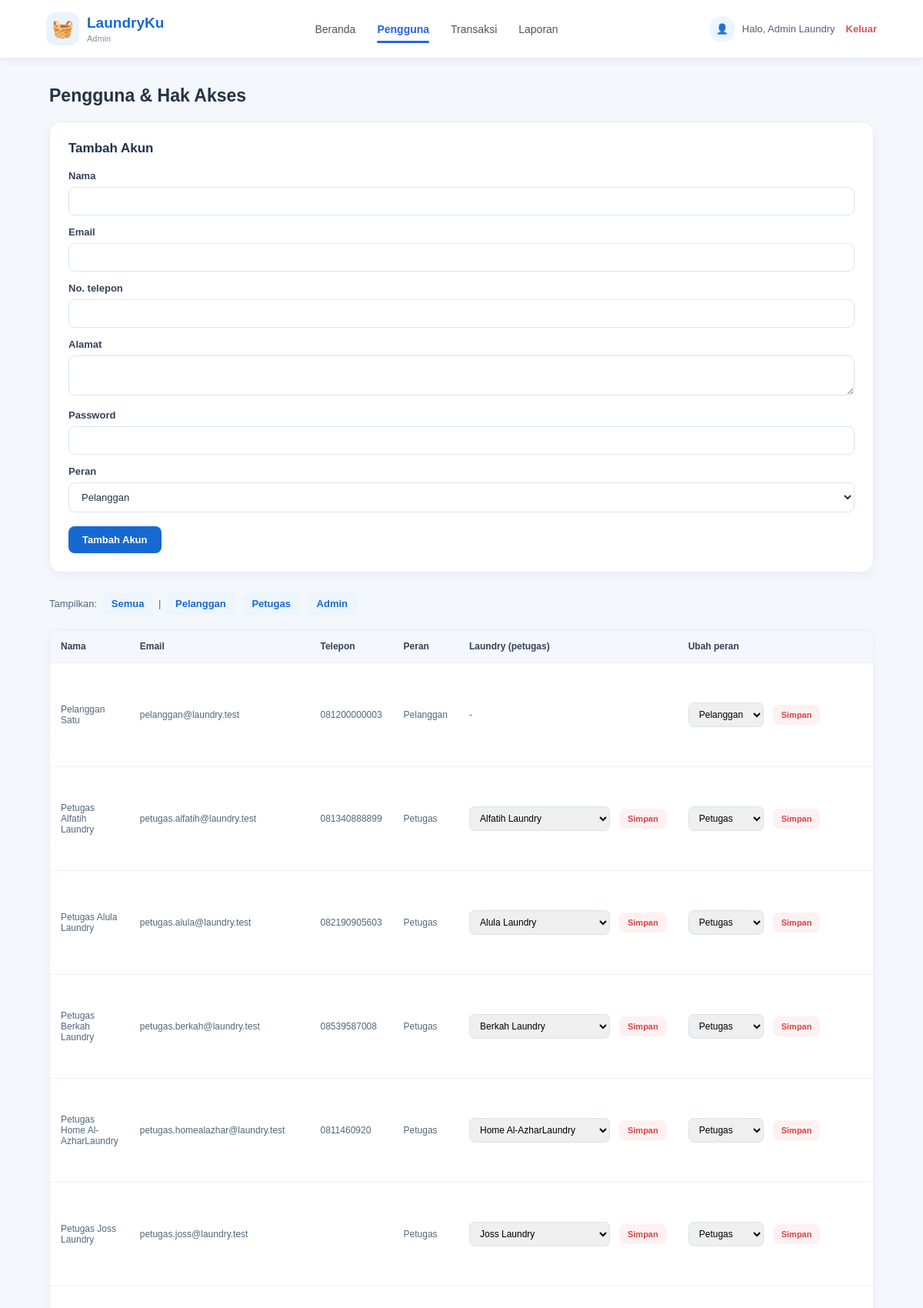
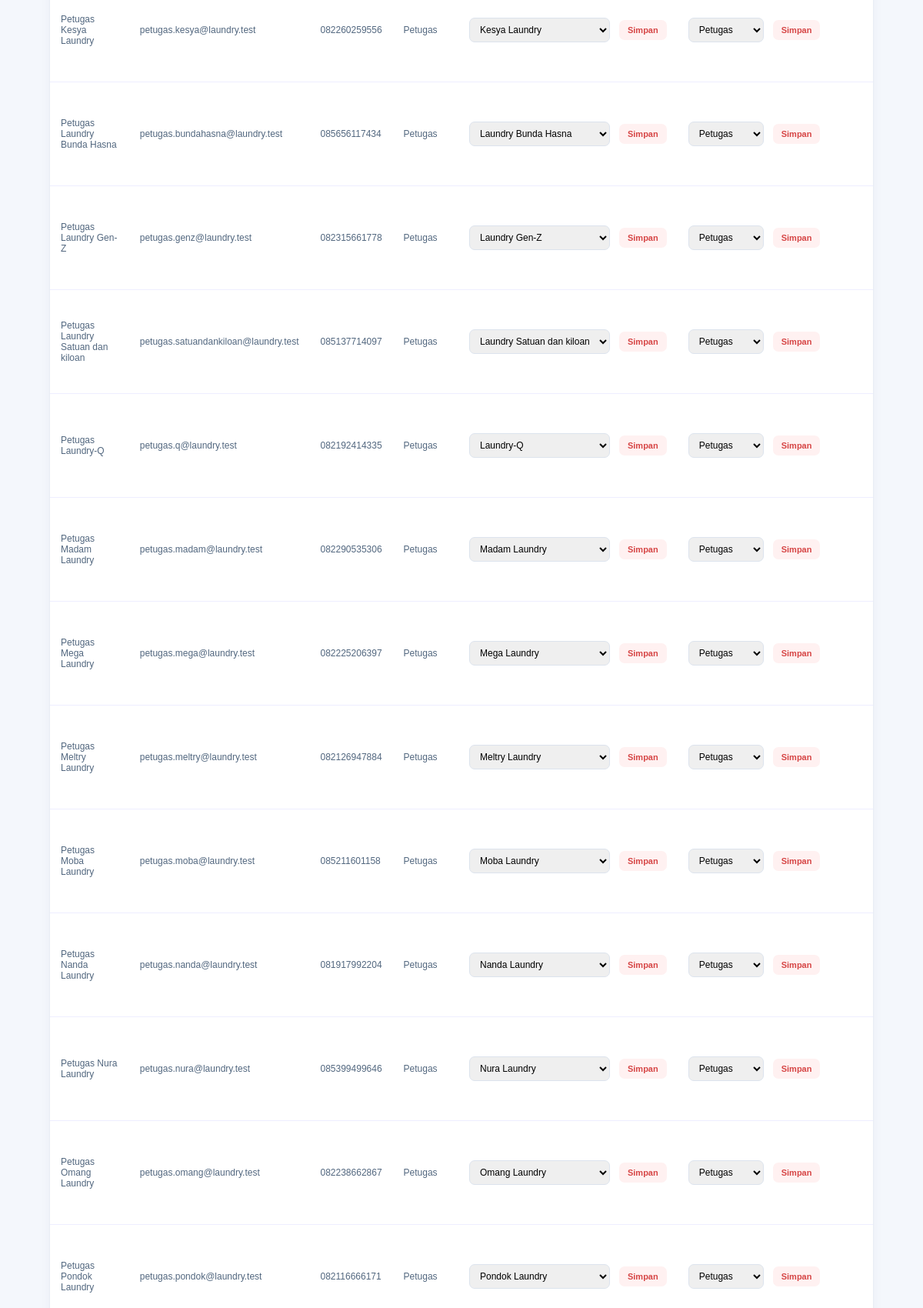
Screenshot of /admin/pengguna.php (signed in, upper part) with the database file from the repository (2 pictures, top to bottom).
### tables this page shows
CREATE TABLE tb_pengguna (
  id_pengguna INT(11) AUTO_INCREMENT PRIMARY KEY,
  nama VARCHAR(100) NOT NULL,
  email VARCHAR(100) NOT NULL UNIQUE,
  password VARCHAR(255) NOT NULL,
  no_telepon VARCHAR(15),
  alamat TEXT,
  role ENUM('pelanggan','petugas','admin') NOT NULL DEFAULT 'pelanggan',
  id_laundry INT(11) NULL COMMENT 'khusus petugas: laundry tempat bertugas',
  foto_profil VARCHAR(255) NULL,
  created_at DATETIME DEFAULT CURRENT_TIMESTAMP
);

CREATE TABLE tb_laundry (
  id_laundry INT(11) AUTO_INCREMENT PRIMARY KEY,
  nama_laundry VARCHAR(100) NOT NULL,
  latitude DECIMAL(10,6) NOT NULL,
  longitude DECIMAL(10,6) NOT NULL,
  alamat VARCHAR(255) NULL,
  kontak VARCHAR(100) NULL,
  jenis_layanan TEXT NULL,
  jam_operasional VARCHAR(100) NULL,
  keterangan TEXT NULL,
  foto_laundry VARCHAR(255) NULL,
  wilayah VARCHAR(50) NULL,
  INDEX idx_nama (nama_laundry)
);

### config/koneksi.php (called while the page is built, shortened)
<?php
function e($s) { return htmlspecialchars((string)$s, ENT_QUOTES, 'UTF-8'); }

### admin/pengguna.php (the view, shortened to what this page needs)
<?php
require_once __DIR__ . '/../config/auth.php';
$roles = ['pelanggan', 'petugas', 'admin'];
$saya = (int)$_SESSION['id_pengguna'];
$daftar_laundry = mysqli_fetch_all(mysqli_query($conn, 'SELECT id_laundry, nama_laundry FROM tb_laundry ORDER BY nama_laundry'), MYSQLI_ASSOC);
$filter = $_GET['role'] ?? '';
if (in_array($filter, $roles, true)) {
    $q = mysqli_prepare($conn, 'SELECT * FROM tb_pengguna WHERE role = ? ORDER BY role, nama');
    mysqli_stmt_bind_param($q, 's', $filter);
    mysqli_stmt_execute($q);
    $daftar = mysqli_stmt_get_result($q);
} else {
    $daftar = mysqli_query($conn, 'SELECT * FROM tb_pengguna ORDER BY role, nama');
}
require __DIR__ . '/_header.php';
?>
<div class="admin-user-page">
<h2>Pengguna &amp; Hak Akses</h2>
<form method="post" class="panel">
  <h3>Tambah Akun</h3>
  <label>Nama</label><input name="nama" required>
  <label>Email</label><input type="email" name="email" required>
  <label>No. telepon</label><input name="no_telepon" maxlength="15">
  <label>Alamat</label><textarea name="alamat" rows="2"></textarea>
  <label>Password</label><input type="password" name="password" required minlength="6">
  <label>Peran</label>
  <select name="role"><?php foreach ($roles as $r): ?><option value="<?= $r ?>"><?= ucfirst($r) ?></option><?php endforeach; ?></select>
  <button type="submit">Tambah Akun</button>
</form>
<p>Tampilkan:
  <a href="pengguna.php">Semua</a> |
  <?php foreach ($roles as $r): ?><a href="pengguna.php?role=<?= $r ?>"><?= ucfirst($r) ?></a> <?php endforeach; ?>
</p>
<div class="tbl-wrap">
<table>
  <tr><th>Nama</th><th>Email</th><th>Telepon</th><th>Peran</th><th>Laundry (petugas)</th><th>Ubah peran</th><th>Aksi</th></tr>
  <?php while ($u = mysqli_fetch_assoc($daftar)): ?>
  <tr>
    <td><?= e($u['nama']) ?></td>
    <td><?= e($u['email']) ?></td>
    <td><?= e($u['no_telepon']) ?></td>
    <td><?= e(ucfirst($u['role'])) ?></td>
    <td>
      <?php if ($u['role'] === 'petugas'): ?>
      <form method="post" style="margin:0">
        <select name="id_laundry" style="width:auto">
          <?php foreach ($daftar_laundry as $lw): ?><option value="<?= (int)$lw['id_laundry'] ?>" <?= (int)$u['id_laundry'] === (int)$lw['id_laundry'] ? 'selected' : '' ?>><?= e($lw['nama_laundry']) ?></option><?php endforeach; ?>
        </select>
        <button type="submit" style="width:auto;margin:0 0 0 6px;padding:4px 10px">Simpan</button>
      </form>
      <?php else: ?>-<?php endif; ?>
    </td>
    <td>
      <?php if ((int)$u['id_pengguna'] === $saya): ?>(akun Anda)
      <?php else: ?>
      <form method="post" style="margin:0">
        <select name="role" style="width:auto"><?php foreach ($roles as $r): ?><option value="<?= $r ?>" <?= $u['role'] === $r ? 'selected' : '' ?>><?= ucfirst($r) ?></option><?php endforeach; ?></select>
        <button type="submit" style="width:auto;margin:0 0 0 6px;padding:4px 10px">Simpan</button>
      </form>
      <?php endif; ?>
    </td>
  </tr>
  <?php endwhile; ?>
</table>
</div>
</div>
<?php require __DIR__ . '/_footer.php'; ?>

### admin/_header.php (shortened to what this page needs)
<?php
$halaman_aktif = basename($_SERVER['PHP_SELF']);
?>
<!DOCTYPE html>
<html lang="id">
<head>
    <link rel="stylesheet" href="<?= BASE_URL ?>/assets/style.css">
</head>
<body class="app-page">
<header class="app-header">
    <a class="app-brand" href="<?= BASE_URL ?>/admin/dashboard.php">
        <span class="brand-symbol">🧺</span>
        <span>
            <strong>LaundryKu</strong>
            <small>Admin</small>
        </span>
    </a>
    <nav class="app-nav">
        <a href="<?= BASE_URL ?>/admin/dashboard.php"
        class="<?= $halaman_aktif === 'dashboard.php' ? 'active' : '' ?>">
            Beranda
        </a>
        <a href="<?= BASE_URL ?>/admin/pengguna.php"
        class="<?= $halaman_aktif === 'pengguna.php' ? 'active' : '' ?>">
            Pengguna
        </a>
        <a href="<?= BASE_URL ?>/admin/transaksi.php"
        class="<?= $halaman_aktif === 'transaksi.php' ? 'active' : '' ?>">
            Transaksi
        </a>
        <a href="<?= BASE_URL ?>/admin/laporan.php"
        class="<?= $halaman_aktif === 'laporan.php' ? 'active' : '' ?>">
            Laporan
        </a>
    </nav>
    <div class="app-user">
        <span class="user-avatar">👤</span>
        <span class="user-name">Halo, <?= e($_SESSION['nama']) ?></span>
        <a class="logout-link" href="<?= BASE_URL ?>/auth/logout.php">Keluar</a>
    </div>
</header>
<main class="app-main">

### admin/_footer.php (shortened to what this page needs)
</main>
</body>
</html>

### rows the page displays
tb_pengguna: nama "Pelanggan Satu", email "pelanggan@laundry.test", no_telepon "081200000003", role "Pelanggan"
tb_pengguna: nama "Petugas Alfatih Laundry", email "petugas.alfatih@laundry.test", no_telepon "081340888899", role "Petugas", id_laundry "Alfatih Laundry"
tb_pengguna: nama "Petugas Alula Laundry", email "petugas.alula@laundry.test", no_telepon "082190905603", role "Petugas", id_laundry "Alula Laundry"
tb_pengguna: nama "Petugas Berkah Laundry", email "petugas.berkah@laundry.test", no_telepon "08539587008", role "Petugas", id_laundry "Berkah Laundry"
tb_pengguna: nama "Petugas Home Al-AzharLaundry", email "petugas.homealazhar@laundry.test", no_telepon "0811460920", role "Petugas", id_laundry "Home Al-AzharLaundry"
tb_pengguna: nama "Petugas Joss Laundry", email "petugas.joss@laundry.test", role "Petugas", id_laundry "Joss Laundry"
tb_pengguna: nama "Petugas Kesya Laundry", email "petugas.kesya@laundry.test", no_telepon "082260259556", role "Petugas", id_laundry "Kesya Laundry"
tb_pengguna: nama "Petugas Laundry Bunda Hasna", email "petugas.bundahasna@laundry.test", no_telepon "085656117434", role "Petugas", id_laundry "Laundry Bunda Hasna"
tb_pengguna: nama "Petugas Laundry Gen-Z", email "petugas.genz@laundry.test", no_telepon "082315661778", role "Petugas", id_laundry "Laundry Gen-Z"
tb_pengguna: nama "Petugas Laundry Satuan dan kiloan", email "petugas.satuandankiloan@laundry.test", no_telepon "085137714097", role "Petugas", id_laundry "Laundry Satuan dan kiloan"
tb_pengguna: nama "Petugas Laundry-Q", email "petugas.q@laundry.test", no_telepon "082192414335", role "Petugas", id_laundry "Laundry-Q"
tb_pengguna: nama "Petugas Madam Laundry", email "petugas.madam@laundry.test", no_telepon "082290535306", role "Petugas", id_laundry "Madam Laundry"
tb_pengguna: nama "Petugas Mega Laundry", email "petugas.mega@laundry.test", no_telepon "082225206397", role "Petugas", id_laundry "Mega Laundry"
tb_pengguna: nama "Petugas Meltry Laundry", email "petugas.meltry@laundry.test", no_telepon "082126947884", role "Petugas", id_laundry "Meltry Laundry"
tb_pengguna: nama "Petugas Moba Laundry", email "petugas.moba@laundry.test", no_telepon "085211601158", role "Petugas", id_laundry "Moba Laundry"
tb_pengguna: nama "Petugas Nanda Laundry", email "petugas.nanda@laundry.test", no_telepon "081917992204", role "Petugas", id_laundry "Nanda Laundry"
tb_pengguna: nama "Petugas Nura Laundry", email "petugas.nura@laundry.test", no_telepon "085399499646", role "Petugas", id_laundry "Nura Laundry"
tb_pengguna: nama "Petugas Omang Laundry", email "petugas.omang@laundry.test", no_telepon "082238662867", role "Petugas", id_laundry "Omang Laundry"
tb_pengguna: nama "Petugas Pondok Laundry", email "petugas.pondok@laundry.test", no_telepon "082116666171", role "Petugas", id_laundry "Pondok Laundry"

### other values shown
$_SESSION['nama'] "Admin Laundry"
$r "Pelanggan"
$r "Petugas"
$r "Admin"
form field role "Pelanggan"
